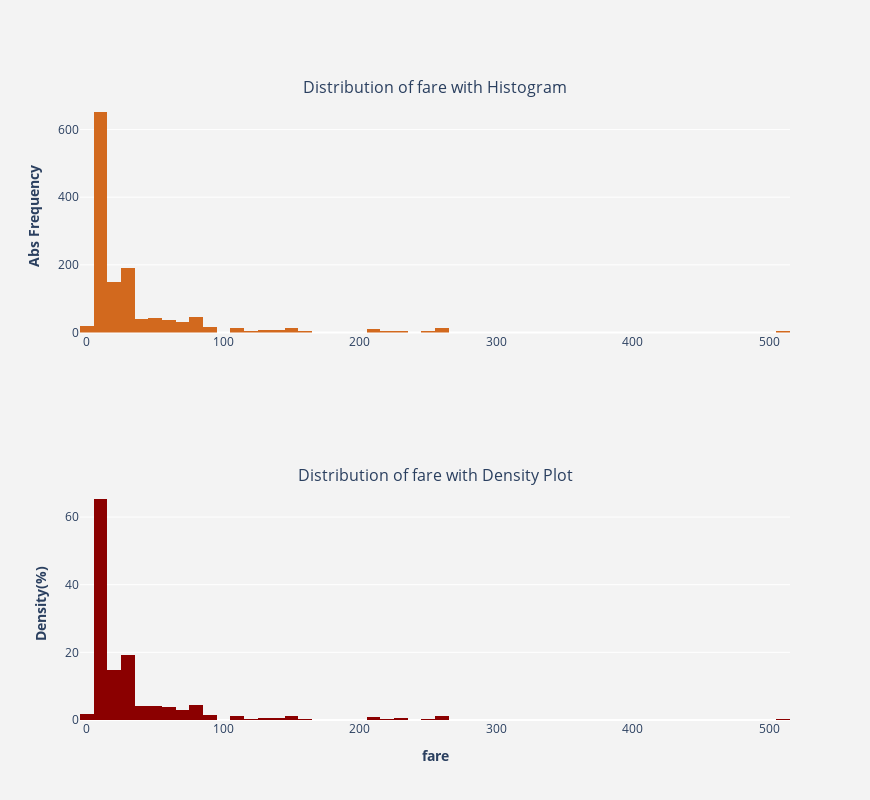

Notebook source saved alongside this figure:
### Code cell
plotHistogram(df.fare)

### Figure 1 — Plotly figure (JSON) as saved in the notebook; plotly's stock layout.template omitted (floating-point values rounded to 4 significant figures; data arrays with more than 128 entries replaced by an {"elided": "..."} marker saying what was removed)
{"data": [{"hoverinfo": "x+y", "marker": {"color": "chocolate"}, "type": "histogram", "x": {"elided": "1309 float values"}, "xaxis": "x", "yaxis": "y"}, {"histnorm": "density", "hoverinfo": "x+y", "marker": {"color": "darkred"}, "type": "histogram", "x": {"elided": "1309 float values"}, "xaxis": "x2", "yaxis": "y2"}], "layout": {"annotations": [{"font": {"size": 16}, "showarrow": false, "text": "Distribution of fare with Histogram", "x": 0.5, "xanchor": "center", "xref": "paper", "y": 1, "yanchor": "bottom", "yref": "paper"}, {"font": {"size": 16}, "showarrow": false, "text": "Distribution of fare with Density Plot", "x": 0.5, "xanchor": "center", "xref": "paper", "y": 0.375, "yanchor": "bottom", "yref": "paper"}], "height": 800, "hovermode": "closest", "paper_bgcolor": "rgb(243, 243, 243)", "plot_bgcolor": "rgb(243, 243, 243)", "showlegend": false, "width": 870, "xaxis": {"anchor": "y", "domain": [0, 1]}, "xaxis2": {"anchor": "y2", "domain": [0, 1], "title": {"text": "<b>fare</b>"}}, "yaxis": {"anchor": "x", "domain": [0.625, 1], "title": {"text": "<b>Abs Frequency</b>"}}, "yaxis2": {"anchor": "x2", "domain": [0, 0.375], "title": {"text": "<b>Density(%)</b>"}}}}
